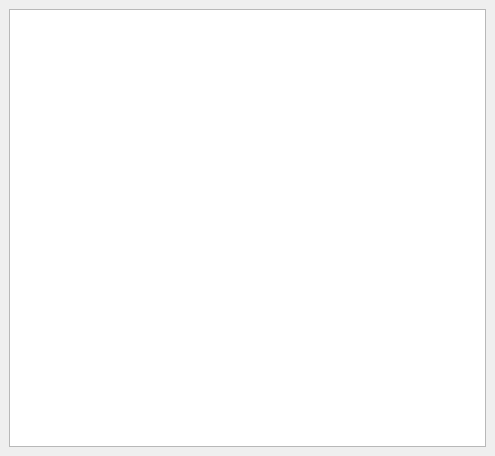
<ui version="4.0" >
 <class>ZestHelpViewerClass</class>
 <widget class="QMainWindow" name="ZestHelpViewerClass" >
  <property name="geometry" >
   <rect>
    <x>0</x>
    <y>0</y>
    <width>495</width>
    <height>456</height>
   </rect>
  </property>
  <property name="windowTitle" >
   <string>Qrest - Online Help</string>
  </property>
  <property name="windowIcon" >
   <iconset resource="../../../resources/pixmaps.qrc" >
    <normaloff>:/icons/pix/zesticon.png</normaloff>:/icons/pix/zesticon.png</iconset>
  </property>
  <widget class="QWidget" name="centralwidget" >
   <property name="geometry" >
    <rect>
     <x>0</x>
     <y>0</y>
     <width>495</width>
     <height>456</height>
    </rect>
   </property>
   <layout class="QGridLayout" name="gridLayout" >
    <item row="0" column="0" >
     <widget class="QTextBrowser" name="helpBrowser" >
      <property name="openExternalLinks" >
       <bool>true</bool>
      </property>
     </widget>
    </item>
   </layout>
  </widget>
 </widget>
 <resources>
  <include location="../../../resources/pixmaps.qrc" />
 </resources>
 <connections/>
</ui>
